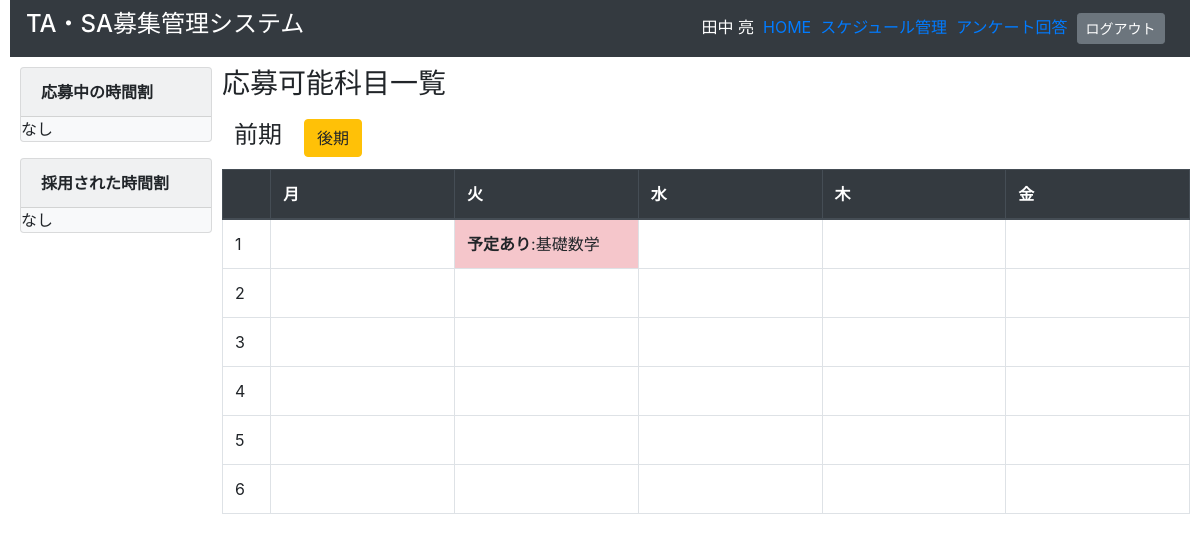
Before: /index.php?do=student_home (signed in) with the older database file.
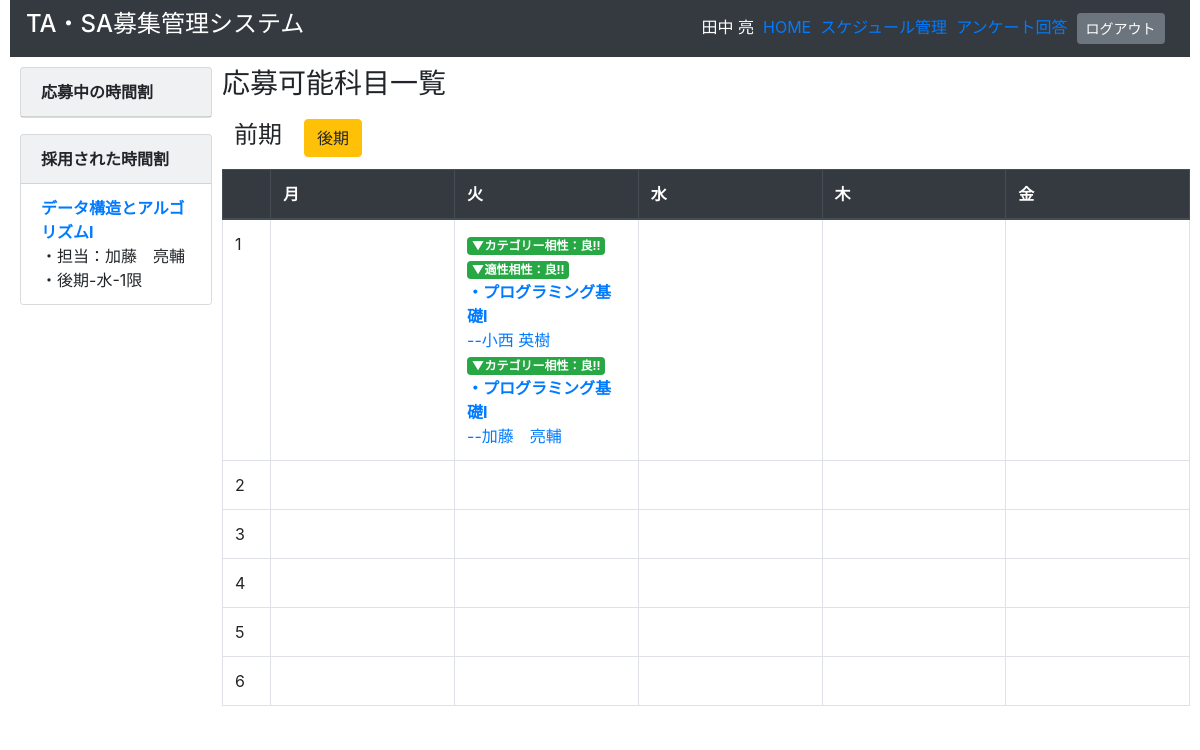
After: the same page with the newer database file.
### tables this page shows
CREATE TABLE `tb_schedule` (
  `sch_id` int(10) unsigned NOT NULL AUTO_INCREMENT,
  `stu_id` char(7) NOT NULL,
  `sch_name` varchar(16) NOT NULL,
  `sch_weekday` int(11) DEFAULT NULL,
  `sch_timed` int(11) DEFAULT NULL,
  `sch_detail` text DEFAULT NULL,
  `sch_semester` int(11) DEFAULT NULL,
  PRIMARY KEY (`sch_id`,`stu_id`),
  UNIQUE KEY `sch_id` (`sch_id`),
  KEY `stu_id` (`stu_id`),
  CONSTRAINT `tb_schedule_ibfk_1` FOREIGN KEY (`stu_id`) REFERENCES `tb_student` (`stu_id`)
);

CREATE TABLE `tb_application` (
  `app_id` int(10) unsigned NOT NULL AUTO_INCREMENT,
  `stu_id` char(7) NOT NULL,
  `rec_id` int(10) unsigned NOT NULL,
  `app_day` date DEFAULT NULL,
  `app_comment` text DEFAULT NULL,
  `app_result` int(11) DEFAULT 0,
  `app_cancmnt` text DEFAULT NULL,
  PRIMARY KEY (`app_id`,`stu_id`,`rec_id`),
  UNIQUE KEY `app_id` (`app_id`),
  KEY `stu_id` (`stu_id`),
  KEY `rec_id` (`rec_id`),
  CONSTRAINT `tb_application_ibfk_1` FOREIGN KEY (`stu_id`) REFERENCES `tb_student` (`stu_id`),
  CONSTRAINT `tb_application_ibfk_2` FOREIGN KEY (`rec_id`) REFERENCES `tb_recruitment` (`rec_id`)
);

CREATE TABLE `tb_subject` (
  `sub_id` int(10) unsigned NOT NULL AUTO_INCREMENT,
  `dpt_id` char(2) NOT NULL,
  `category_id` int(10) unsigned NOT NULL,
  `sub_name` varchar(16) NOT NULL,
  `sub_unit` int(11) DEFAULT NULL,
  `get_year` int(11) DEFAULT NULL,
  `sub_section` int(11) DEFAULT NULL,
  PRIMARY KEY (`sub_id`,`dpt_id`,`category_id`),
  UNIQUE KEY `sub_id` (`sub_id`),
  KEY `dpt_id` (`dpt_id`),
  KEY `category_id` (`category_id`),
  CONSTRAINT `tb_subject_ibfk_1` FOREIGN KEY (`dpt_id`) REFERENCES `tb_department` (`dpt_id`),
  CONSTRAINT `tb_subject_ibfk_2` FOREIGN KEY (`category_id`) REFERENCES `tb_category` (`category_id`)
);

CREATE TABLE `tb_teacher` (
  `tea_id` varchar(16) NOT NULL,
  `usr_id` varchar(16) NOT NULL,
  `dpt_id` char(2) NOT NULL,
  `tea_name` varchar(16) NOT NULL,
  `tea_mail` varchar(32) DEFAULT NULL,
  `tea_phoneno` varchar(16) DEFAULT NULL,
  `tea_room` varchar(16) DEFAULT NULL,
  `tea_sex` int(11) DEFAULT NULL,
  PRIMARY KEY (`tea_id`,`usr_id`,`dpt_id`),
  KEY `usr_id` (`usr_id`),
  KEY `dpt_id` (`dpt_id`),
  CONSTRAINT `tb_teacher_ibfk_1` FOREIGN KEY (`usr_id`) REFERENCES `tb_user` (`usr_id`),
  CONSTRAINT `tb_teacher_ibfk_2` FOREIGN KEY (`dpt_id`) REFERENCES `tb_department` (`dpt_id`)
);

CREATE TABLE `tb_timetable` (
  `tt_id` int(10) unsigned NOT NULL AUTO_INCREMENT,
  `tea_id` varchar(16) NOT NULL,
  `sub_id` int(10) unsigned NOT NULL,
  `semester` int(11) DEFAULT NULL,
  `tt_weekday` int(11) DEFAULT NULL,
  `tt_timed` int(11) DEFAULT NULL,
  `tt_year` int(11) DEFAULT NULL,
  `tt_classnum` varchar(16) DEFAULT NULL,
  PRIMARY KEY (`tt_id`,`tea_id`,`sub_id`) USING BTREE,
  UNIQUE KEY `tt_id` (`tt_id`),
  KEY `tea_id` (`tea_id`),
  KEY `sub_id` (`sub_id`),
  CONSTRAINT `tb_timetable_ibfk_1` FOREIGN KEY (`tea_id`) REFERENCES `tb_teacher` (`tea_id`),
  CONSTRAINT `tb_timetable_ibfk_2` FOREIGN KEY (`sub_id`) REFERENCES `tb_subject` (`sub_id`)
);

CREATE TABLE `tb_recruitment` (
  `rec_id` int(10) unsigned NOT NULL AUTO_INCREMENT,
  `tt_id` int(10) unsigned NOT NULL,
  `role_id` int(10) unsigned NOT NULL,
  `tea_id` varchar(16) NOT NULL,
  `rec_day` date DEFAULT NULL,
  `rec_comment` text DEFAULT NULL,
  `rec_num` int(11) DEFAULT NULL,
  PRIMARY KEY (`rec_id`,`tt_id`,`role_id`,`tea_id`),
  UNIQUE KEY `rec_id` (`rec_id`),
  KEY `tt_id` (`tt_id`),
  KEY `role_id` (`role_id`),
  KEY `tea_id` (`tea_id`),
  CONSTRAINT `tb_recruitment_ibfk_1` FOREIGN KEY (`tt_id`) REFERENCES `tb_timetable` (`tt_id`),
  CONSTRAINT `tb_recruitment_ibfk_2` FOREIGN KEY (`role_id`) REFERENCES `tb_role` (`role_id`),
  CONSTRAINT `tb_recruitment_ibfk_3` FOREIGN KEY (`tea_id`) REFERENCES `tb_teacher` (`tea_id`)
);

### index.php (called while the page is built, shortened)
<?php
include('src/pg_header.php');
$action = 'pb_home';
if (isset($_GET['do'])) {
  $action = $_GET['do'];
}
include('src/' . $action . '.php');
include('src/pg_footer.php');

### src/data.php (called while the page is built, shortened)
<?php
$semesters = [1 => '前期',2 => '後期'];
$weekdays_sm = [
	1 => '月',
	2 => '火',
	3 => '水',
	4 => '木',
	5 => '金',
	6 => '土',
	7 => '日'
];
$times = [
	1 => '1限',
	2 => '2限',
	3 => '3限',
	4 => '4限',
	5 => '5限',
	6 => '6限'
];
 ?>

### src/student_matching.php (called while the page is built, shortened)
<?php
require_once('db_inc.php');
require_once('utils.php');
$usr_id = $_SESSION['usr_id'];
$stu_id = strtoupper($usr_id);
$stu_id = mb_substr($stu_id, 1);
$sql = <<<EOM
SELECT sub_id ,category_id, category_name ,SUM((CASE WHEN grade=1 THEN 4 WHEN grade=2 THEN 3 WHEN grade=3 THEN 2 WHEN grade=4 THEN 1 ELSE null END)*sub_unit)/SUM(sub_unit) AS cat_gpa FROM tb_student NATURAL JOIN tb_course NATURAL JOIN tb_subject NATURAL JOIN tb_category cat WHERE stu_id = '{$stu_id}' GROUP BY cat.category_id ORDER BY cat_gpa DESC
EOM;
$rs = $conn->query($sql);
$row = $rs->fetch_assoc();
$categorygpa = [];
$rank = 1;
while($row){
	$category_id = $row['category_id'];
	$categorygpa[$category_id] = [
		'category_name' => $row['category_name'],
		'cat_gpa' => $row['cat_gpa'],
		'rank'=> $rank
	];
	$row = $rs->fetch_assoc();
	$rank ++;
}
$categoryscore = [];
$sql = <<<EOM
SELECT * FROM tb_answer WHERE stu_id = '{$stu_id}'
EOM;
$rs = $conn->query($sql);
$row = $rs->fetch_assoc();
if($row){
$mode = 'questionnaire';
	foreach ($categorygpa as $key => $value) {
		$result = gettotalpointCategoryTT($stu_id, $key);
		$categoryscore += $result;
		arsort($categoryscore);
	}
}
?>

### src/student_home.php (the view, shortened to what this page needs)
<?php
require_once('db_inc.php');
include('data.php');
require_once('utils.php');
include('student_matching.php');
$semester = 1;
$usr_id = $_SESSION['usr_id'];
$stu_id = strtoupper($usr_id);
$stu_id = mb_substr($stu_id, 1);
$sql = <<<EOM
SELECT * FROM tb_student NATURAL JOIN tb_course NATURAL JOIN tb_subject NATURAL JOIN tb_timetable
WHERE stu_id = '{$stu_id}' AND grade <= 2 AND semester = '{$semester}'
EOM;
$rs = $conn->query($sql);
$row = $rs->fetch_assoc();
$timetable = [];
while ($row) {
	$tt_id = $row['tt_id'];
	$timetable[$tt_id] = [
		'tt_timed' => $row['tt_timed'],
		'tt_weekday' => $row['tt_weekday'],
		'sub_name' => $row['sub_name']
	];
	$row = $rs->fetch_assoc();
}
$sql = <<<EOM
SELECT * FROM tb_recruitment rec,tb_timetable tt NATURAL JOIN tb_teacher NATURAL JOIN tb_subject
WHERE semester = '{$semester}' AND rec.tt_id = tt.tt_id
EOM;
$rs = $conn->query($sql);
$row = $rs->fetch_assoc();
$rectt = [];
while ($row) {
	$tt_id = $row['tt_id'];
	$rectt[$tt_id] = [
		'rec_id' => $row['rec_id'],
		'tea_name' => $row['tea_name'],
		'tt_timed' => $row['tt_timed'],
		'tt_weekday' => $row['tt_weekday'],
		'sub_name' => $row['sub_name'],
		'category_id' => $row['category_id']
	];
	$row = $rs->fetch_assoc();
}
$sql = <<<EOM
SELECT * FROM tb_schedule WHERE stu_id = '{$stu_id}' AND sch_semester = '{$semester}'
EOM;
$rs = $conn->query($sql);
$row = $rs->fetch_assoc();
$schs = [];
while ($row) {
	$sch_id = $row['sch_id'];
	$schs[$sch_id] = [
		'sch_timed' => $row['sch_timed'],
		'sch_weekday' => $row['sch_weekday'],
		'sch_name' => $row['sch_name']
	];
	$row = $rs->fetch_assoc();
}
$recommends = [];
$sql = <<<EOM
SELECT * FROM tb_application app NATURAL JOIN tb_recruitment rec,tb_timetable tt NATURAL JOIN tb_subject NATURAL JOIN tb_teacher
WHERE rec.tt_id = tt.tt_id AND stu_id = '{$stu_id}'
EOM;
$rs = $conn->query($sql);
$row = $rs->fetch_assoc();
$apps = [];
while($row){
	$app_id = $row['app_id'];
	$apps[$app_id] = [
		'app_result' => $row['app_result'],
		'sub_name' => $row['sub_name'],
		'tea_name' => $row['tea_name'],
		'semester' => $row['semester'],
		'tt_weekday' => $row['tt_weekday'],
		'tt_timed' => $row['tt_timed'],
		'rec_id' => $row['rec_id']
	];
	$row = $rs->fetch_assoc();
}
 ?>
<article>
	<div class="side">
		<?php
		listSide($apps, 0 , '応募中の時間割');
		listSide($apps, 1 , '採用された時間割');
  	?>
	</div>
	<div class="main">
		<h3>応募可能科目一覧</h3>
		<div style="display: flex;">
			<div style="padding: 12px;">
				<h4><?= $semesters[$semester];?></h4>
			</div>
			<div style="margin: 10px;">
<?php if($semester == 1): ?>
				<a href="?do=student_home&semester=2"><button type="button" class="btn btn-warning">後期</button></a>
<?php elseif($semester == 2): ?>
				<a href="?do=student_home&semester=1"><button type="button" class="btn btn-warning">前期</button></a>
<?php endif; ?>
			</div>
		</div>
		<table class="table table-bordered">
		  <thead class="thead-dark">
		    <tr>
		      <th scope="col" width="5%"></th>
		      <th scope="col" style="width: 19%;">月</th>
		      <th scope="col" style="width: 19%;">火</th>
		      <th scope="col" style="width: 19%;">水</th>
		      <th scope="col" style="width: 19%;">木</th>
		      <th scope="col" style="width: 19%;">金</th>
		    </tr>
		  </thead>
		  <tbody>
<?php
 for ($i=1; $i <= 6; $i++) {
		print('<tr scope = "row">');
		for ($j=0; $j < 6; $j++) {
			if($j === 0){
				print('<td>'.$i.'</td>');
			}else{
					print('<td');
					$schflg = matchdayCheck($schs,'sch_weekday','sch_timed',$j,$i);
					if($schflg){
						echo ' class="table-danger">';
						foreach ($schs as $key => $value) {
							if(flagonCheck($schflg,$value['sch_weekday'],$value['sch_timed'],$j,$i)){
								echo '<b>予定あり</b>:'.$value['sch_name'].'<br>';
							}
						}
					}else{
						print('>');
					}
					$ttflg = matchdayCheck($timetable,'tt_weekday','tt_timed',$j,$i);
					$recttflg = matchdayCheck($rectt,'tt_weekday','tt_timed',$j ,$i);
					$rcmflg = matchdayCheck($recommends,'tt_weekday','tt_timed',$j ,$i);
					if($recttflg && $ttflg){
						foreach ($rectt as $key => $value) {
							if(flagonCheck($j, $i ,$value['tt_weekday'], $value['tt_timed'])){
								$catcount = 1;
								$quecount = 1;
								foreach ($categorygpa as $key2 => $value2) {
									if($catcount > 2) {
										break;
									}
									if($key2 == $value['category_id']){
										echo '<span class="badge badge-success">▼カテゴリー相性：良!!</span><br>';
									}
									$catcount++;
								}
								if($mode == 'questionnaire'){
									foreach ($categoryscore as $key3 => $value3) {
										if($quecount > 2) {
											break;
										}
										if($key3 == $key){
											echo '<span class="badge badge-success">▼適性相性：良!!</span><br>';
										}
										$quecount++;
									}
								}
								if($schflg){
									echo '<b>・'.$value['sub_name'].'</b><br>--'.$value['tea_name'].'<br>';
								}else{
									if($rcmflg){
										foreach ($recommends as $key4 => $value4) {
											if(flagonCheck($j, $i ,$value4['tt_weekday'], $value4['tt_timed'])){
												echo '<a href="?do=student_recommend&rcm_id='.$key4.'">';
											}
										}
									}else{
										echo '<a href="?do=student_application&rec_id='.$value['rec_id'].'">';
									}
										echo '<b>・'.$value['sub_name'].'</b><br>--'.$value['tea_name'].'<br><a>';
								}
							}
						}
					}
					print('</td>');
			}
	 	}
	 print('</tr>');
}
  ?>
		  </tbody>
		</table>
	</div>
</article>

### src/pg_header.php (shortened to what this page needs)
<!DOCTYPE html>
<html lang="ja"><head>
<link rel="stylesheet" href="https://cdn.jsdelivr.net/npm/bootstrap@4.5.3/dist/css/bootstrap.min.css">
<link rel="stylesheet" TYPE="text/css" href="css/style.css">
</head>
<body>
<div class="wrapper">
  <nav class="navbar navbar-dark bg-dark">
  <a href="?do=pb_home"><h5 class="text-white h4">TA・SA募集管理システム</h5></a>
<?php
echo '<div class="right-content">';
if (isset($_SESSION['usr_kind'])){
  echo '<p class="text-white" style="display:inline">';
  echo $_SESSION['usr_name'].'&nbsp;&nbsp;</p>';
  if($_SESSION['usr_kind'] == 1){
    $menu = array(
      'HOME'  => 'student_home',
      'スケジュール管理' => 'student_schedule',
      'アンケート回答' => 'student_answer'
    );
  }
  foreach($menu as $label=>$action){
    echo  '<a href="?do=' . $action . '">' . $label . '</a>&nbsp&nbsp;' ;
  }
  echo  '<a href="?do=sys_logout"><button type="button" class="btn btn-secondary btn-sm">ログアウト</button></a>&nbsp;' ;
  }else{
   echo  '<a href="?do=sys_login"><button type="button" class="btn btn-primary btn-sm">ログイン</button></a>' ;
  }
?>
</div>
  </nav>

### src/utils.php (shortened to what this page needs)
<?php
	function flagonCheck($weekday, $timed, $tweekday, $ttimed){
		if(($weekday == $tweekday) && ($timed == $ttimed)){
			return true;
		}
		return false;
	}
	function matchdayCheck($schedule,$weekday,$timed, $w, $t){
		if(!empty($schedule)){
			foreach ($schedule as $key => $value) {
				$state = flagonCheck($w ,$t , $value[$weekday], $value[$timed]);
				if($state){
					break;
				}
			}
			if($state){
				return true;
			}
			return false;
		}
		return false;
	}
	function listAppsubject($array, $app_result){
		include('data.php');
		foreach($array as $key => $value){
        	if(!($value['app_result'] == $app_result)){
        		continue;
        	}
        	echo '<li class="list-group-item">';
        	echo '<a href="?do=student_application&rec_id='.$value['rec_id'].'"><b>'.$value['sub_name']; echo '</b></a><br>';
        	echo '・担当：'.$value['tea_name'].'<br>';
        	echo '・'.$semesters[$value['semester']].'-'.$weekdays_sm[$value['tt_weekday']].'-'.$times[$value['tt_timed']].'<br>';
        	echo '</li>';
        }
	}
	function gettotalpointCategoryTT($stu_id, $category_id){
		include('db_inc.php');
		$sql = <<<EOM
		select * from tb_subject natural join tb_timetable natural join tb_category where category_id = '$category_id'
		EOM;
		$rs = $conn->query($sql);
		$row = $rs->fetch_assoc();
		$reccat = [];
		while($row){
			$tt_id = $row['tt_id'];
			$reccat[$tt_id] = [
				'category_name' => $row['category_name'],
				'category_id' => $row['category_name']
			];
			$row = $rs->fetch_assoc();
		}
		$scores = [];
		foreach ($reccat as $key => $value) {
			$sql = <<<EOM
			select * from tb_student natural join tb_answer natural join tb_config natural join tb_recruitment where stu_id = '$stu_id' and tt_id = '$key'
			EOM;
			$rs = $conn->query($sql);
			$row = $rs->fetch_assoc();
			$total = 0;
			if(isset($row)){
				while($row){
					if($row['con_value'] == 0){
						if($row['ans_value'] < 3){
							$score = 1;
						}
						if($row['ans_value'] == 3){
							$score = 0;
						}
						if($row['ans_value'] > 3){
							$score = -1;
						}
					}else{
						$score = abs($row['con_value'] - $row['ans_value']);
						if($row['con_value'] < $row['ans_value']){
							$score = -$score;
						}
					}
					$total += $score;
					$row = $rs->fetch_assoc();
				}
			}else{
				break;
			}
			$scores[$key] = [
				'total' => $total
			];
		}
		return $scores;
	}
	function listSide($array, $app_result, $title){
		echo '<div class="card bg-light mb-3" style="width: 12rem;">';
        echo '<div class="card-header">';
        echo $title;
        echo '</div>';
        echo '<ul class="list-group list-group-flush">';
        if($array){
        	listAppsubject($array, $app_result);
        }else{
        	echo 'なし';
        }
        echo '</ul>';
    	echo '</div>';
	}
?>

### src/pg_footer.php
</div>
</body>
</html>

### css/style.css (style rules this page uses)
.wrapper { margin-right: auto; margin-left: auto; max-width: 1300px; padding-right: 10px; padding-left: 10px; }
.main { background-color: #ffffff; margin-top: 10px; margin-bottom: 10%; margin-right: 0px; width: 100%; }
.side { margin: 10px; width: 12rem; }
article { display:flex; }
.right-content { margin: 5px 5px 5px auto; }
.card { margin-bottom: 20px ; }
.card-header { font-weight: bold; }

Changed rows visible on the page:
removed tb_schedule: sch_name "基礎数学"
added tb_application: tb_subject.sub_name "データ構造とアルゴリズムⅠ", tb_teacher.tea_name "加藤 亮輔", tb_timetable.semester "後期", tb_timetable.tt_weekday "水", tb_timetable.tt_timed "1限"
added tb_recruitment: tb_subject.sub_name "プログラミング基礎Ⅰ", tb_teacher.tea_name "小西 英樹"
added tb_recruitment: tb_subject.sub_name "プログラミング基礎Ⅰ", tb_teacher.tea_name "加藤 亮輔"
Other visible differences:
text no longer shown: "なし なし"
